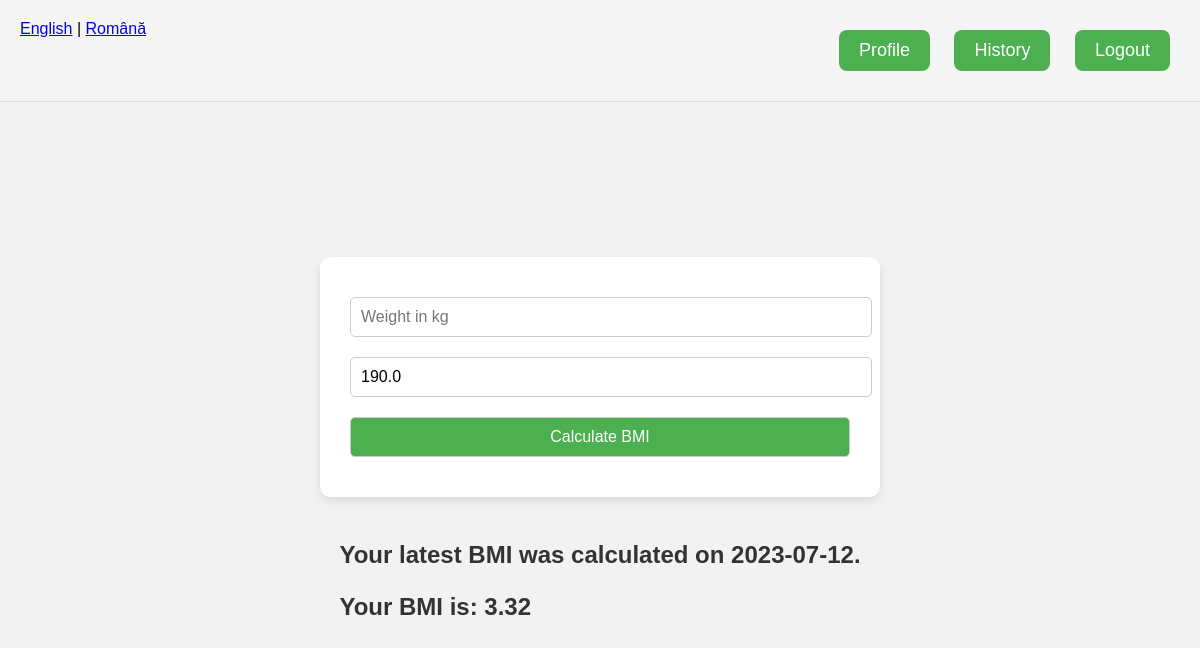
Before: /index (signed in) with the older database file.
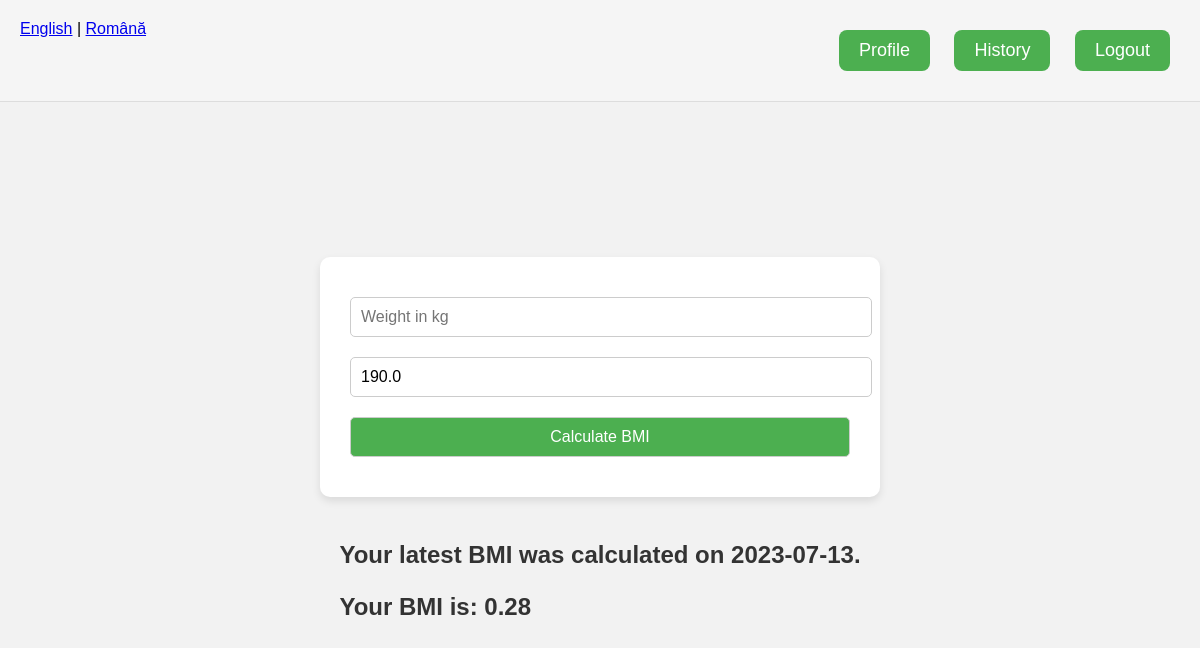
After: the same page with the newer database file.
### BMIRecord.py (models this page shows, shortened)
class BMIRecord(db.Model):
    id = db.Column(db.Integer, primary_key=True)
    bmi = db.Column(db.Float, nullable=False)
    weight = db.Column(db.Float, nullable=False)  # New field
    height = db.Column(db.Float, nullable=False)  # New field
    user_id = db.Column(db.Integer, db.ForeignKey('user.id'), nullable=False)
    date = db.Column(db.DateTime, default=datetime.utcnow)

### app.py (the view, shortened to what this page needs)
@app.route('/index', methods=['GET', 'POST'])
@login_required
def index():
    profile = UserProfile.query.filter_by(user_id=current_user.id).first()
    height = profile.height if profile else None
    bmi_record = BMIRecord.query.filter_by(user_id=current_user.id).order_by(BMIRecord.date.desc()).first()
    bmi = bmi_record.bmi if bmi_record else None
    recommendation = ''
    return render_template('index.html', bmi=bmi, recommendation=recommendation, bmi_record=bmi_record, height=height)

### app.py (called while the page is built)
def get_locale():
    return session.get('lang', 'en')

@login_manager.user_loader
def load_user(user_id):
    return User.query.get(int(user_id))

### templates/index.html (shortened to what this page needs)
<!DOCTYPE html>
<html lang="en">
<head>
    <link rel="stylesheet" href="{{ url_for('static', filename='styles.css') }}">
</head>
<body>
    <div class="navbar">
        <div class="language-selection">
            <a href="{{ url_for('setlang', lang='en') }}">English</a> |
            <a href="{{ url_for('setlang', lang='ro') }}">Română</a>
        </div>
        <div class="logout-button">
            <a href="{{ url_for('profile') }}" class="btn">Profile</a>
            <a href="{{ url_for('history') }}" class="btn">History</a>
            <a href="{{ url_for('logout') }}" class="btn">Logout</a>
        </div>
    </div>
    <div class="container">
        <form action="/index" method="post">
            <input type="number" name="weight" placeholder="{{ _('Weight in kg') }}" required>
            <input type="number" name="height" placeholder="{{ _('Height in cm') }}" value="{{ height }}" required>
            <input type="submit" value="{{ _('Calculate BMI') }}">
        </form>
        <div class="result">
            {% if bmi %}
                {% if bmi_record %}
                    <p>{{ _('Your latest BMI was calculated on') }} {{ bmi_record.date.strftime('%Y-%m-%d') }}.</p>
                {% endif %}
                <p>{{ _('Your BMI is:') }} {{ bmi }}</p>
            {% endif %}
        </div>
    </div>
</body>
</html>

Changed rows visible on the page:
no longer on this page (row unchanged): BMIRecord: date "2023-07-12", bmi "3.32"
added BMIRecord: date "2023-07-13", bmi "0.28"
